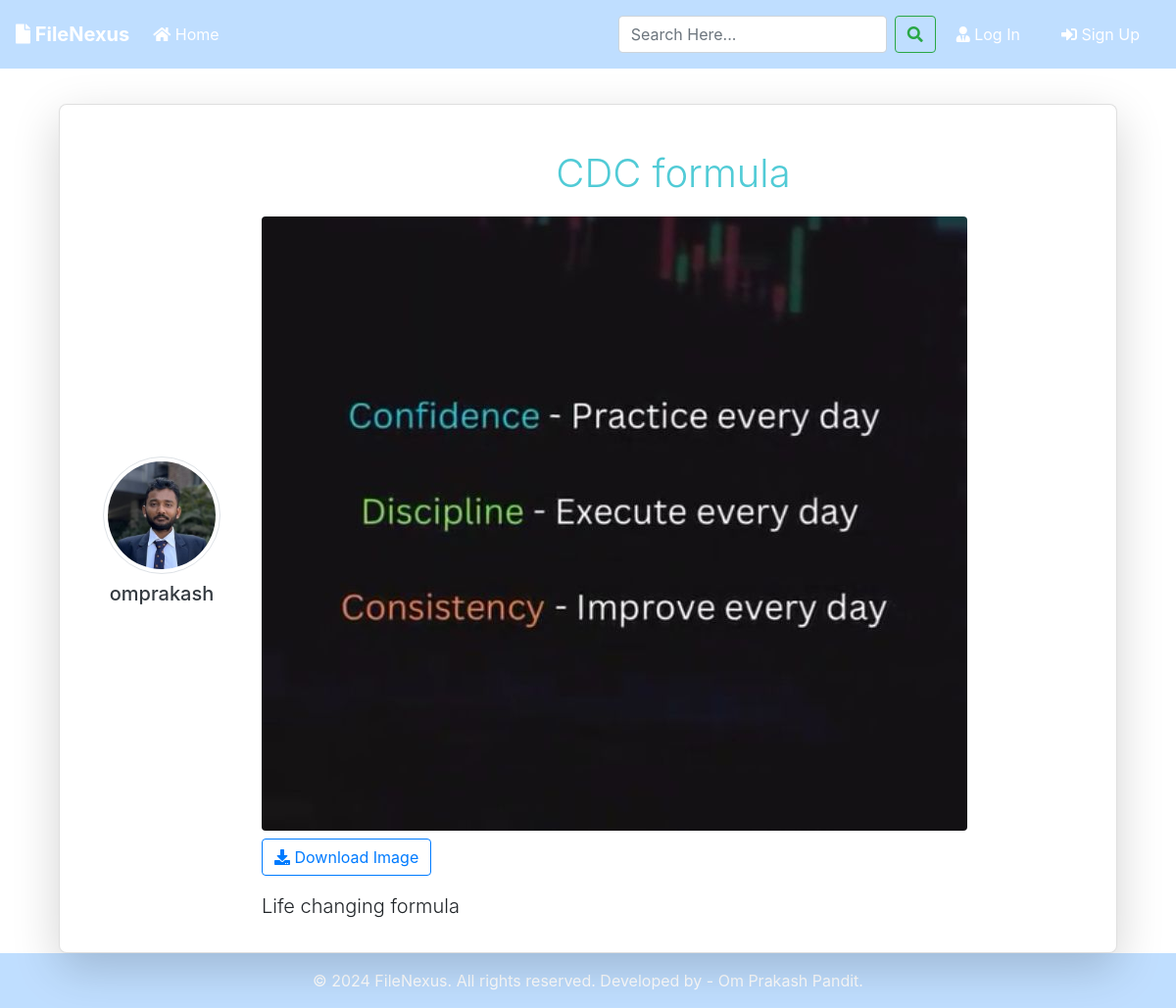
Page /post/6/ on the committed database.
### blog/models.py (models this page shows, shortened)
class Post(models.Model):
	title = models.CharField(max_length=100)
	file = models.FileField(null=True,blank=True,upload_to='Files')
	content = models.TextField()
	date_posted = models.DateTimeField(default=timezone.now)
	author = models.ForeignKey(User, on_delete=models.CASCADE)
	downloadable = models.BooleanField(default=True)
	def extension(self):
		name, extension = os.path.splitext(self.file.name)
		return extension

### users/models.py (models this page shows, shortened)
class Profile(models.Model):
    user = models.OneToOneField(User, on_delete=models.CASCADE)
    image = models.ImageField(default='default.jpg', upload_to='profile_pics')

### blog/views.py (the view)
# urls.py: path('post/<int:pk>/', PostDetailView.as_view(), name='post-detail'),
class PostDetailView(DetailView):
    model = Post
    template_name = 'blog/post_detail.html'

### blog/templates/blog/post_detail.html (shortened to what this page needs)
{% extends "blog/base.html" %}
{% block content %}
<div class="container mt-3">
    <div class="card shadow-lg">
        <div class="card-body">
            <div class="row align-items-center">
                <div class="col-md-2 user-info">
                    <img src="{{ object.author.profile.image.url }}" alt="{{ object.author.username }}" class="rounded-circle img-thumbnail img-fluid" style="width: 120px; height: 120px;">
                    <h5 class="mt-2">
                        <a href="{% url 'user-posts' object.author.username %}" class="text-dark">{{ object.author.username }}</a>
                    </h5>
                </div>
                <div class="col-md-10">
                    <h1 class="display-4">{{ object.title }}</h1>
                    {% if object.file %}
                        <div class="mt-3 mb-3">
                            {% if object.extension == '.jpg' or object.extension == 'jpeg' or object.extension == 'png' %}
                                <img src="{{ object.file.url }}" alt="Uploaded image" class="img-fluid rounded">
                                {% if object.downloadable %}
                                    <a href="{{ object.file.url }}" download class="btn btn-outline-primary mt-2"><i class="fas fa-download"></i> Download Image</a>
                                {% endif %}
                            {% else %}
                                {% if object.downloadable %}
                                    <a href="{{ object.file.url }}" download class="btn btn-outline-primary mt-2"><i class="fas fa-download"></i> Download File</a>
                                {% endif %}
                            {% endif %}
                        </div>
                    {% endif %}
                    <p class="lead">{{ object.content }}</p>
                </div>
            </div>
        </div>
    </div>
</div>
{% endblock content %}

### blog/static/blog/main.css (style rules this page uses)
html { height: 100%; }
body { background-image: url('https://images.pexels.com/photos/956999/milky-way-starry-sky-night-sky-star-956999.jpeg?auto=compress&cs=tinysrgb&w=1260&h=750&dpr=1'); background-size: cover; background-position: center; background-repeat: no-repeat; background-attachment: fixed; display: flex; flex-direction: column; min-height: 100vh; margin: 0; }
h2, h3, h4, h5, h6 { color: #58c5cf; margin: 5px; }
h1 { color: #51cbd6; margin: 20px; text-align: center; }
.card { overflow: hidden; position: relative; padding-top: 60px; }

### blog/templates/blog/post_detail.html (style rules this page uses)
.user-info { display: flex; flex-direction: column; align-items: center; justify-content: center; height: 100%; }
.card { border-radius: 0.5rem; }
.card img { max-width: 100%; height: auto; }
.card-body { padding: 1rem 2rem; margin-top: -50px; }
.display-4 { font-size: 2.5rem; }

### rows in the picture
Post: author.profile.image (picture), author.username "omprakash", title "CDC formula", file (picture), content "Life changing formula"
